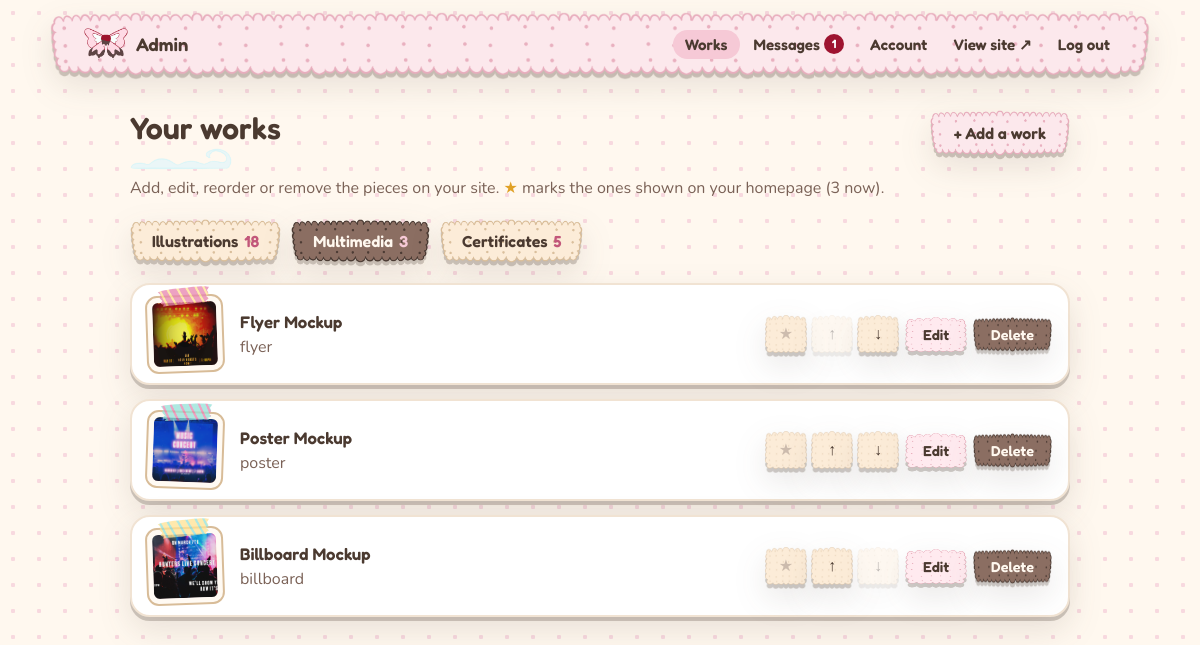
The page /admin/index.php?section=multimedia (signed in) on the database its author committed.
### tables this page shows
CREATE TABLE works (
      id          INTEGER PRIMARY KEY AUTOINCREMENT,
      section     TEXT    NOT NULL,
      category    TEXT    NOT NULL DEFAULT '',
      tag         TEXT    NOT NULL DEFAULT '',
      title       TEXT    NOT NULL,
      description TEXT    NOT NULL DEFAULT '',
      image       TEXT    NOT NULL,
      contain     INTEGER NOT NULL DEFAULT 0,
      featured    INTEGER NOT NULL DEFAULT 0,
      home_sort   INTEGER NOT NULL DEFAULT 0,
      sort        INTEGER NOT NULL DEFAULT 0,
      created_at  TEXT    NOT NULL DEFAULT CURRENT_TIMESTAMP
    );

### includes/functions.php (called while the page is built, shortened)
<?php
require_once __DIR__ . '/db.php';
function h(?string $s): string
{
  return htmlspecialchars((string) $s, ENT_QUOTES, 'UTF-8');
}
function works_in(string $section): array
{
  $q = db()->prepare('SELECT * FROM works WHERE section = ? ORDER BY sort, id');
  $q->execute([$section]);
  return $q->fetchAll();
}
function featured_works(): array
{
  return db()->query('SELECT * FROM works WHERE featured = 1 ORDER BY home_sort, id')->fetchAll();
}
function section_counts(): array
{
  $counts = array_fill_keys(array_keys(SECTIONS), 0);
  foreach (db()->query('SELECT section, COUNT(*) AS n FROM works GROUP BY section') as $row) {
    if (isset($counts[$row['section']])) $counts[$row['section']] = (int) $row['n'];
  }
  return $counts;
}
function asset_version(): string
{
  return '43';
}

### includes/db.php (called while the page is built, shortened)
<?php
function db(): PDO
{
  static $pdo = null;
  if ($pdo) return $pdo;
  $pdo = new PDO('sqlite:' . DB_FILE);
  $pdo->setAttribute(PDO::ATTR_ERRMODE, PDO::ERRMODE_EXCEPTION);
  $pdo->setAttribute(PDO::ATTR_DEFAULT_FETCH_MODE, PDO::FETCH_ASSOC);
  $pdo->exec('PRAGMA foreign_keys = ON');
  $pdo->exec("
    CREATE TABLE IF NOT EXISTS works (
      id          INTEGER PRIMARY KEY AUTOINCREMENT,
      section     TEXT    NOT NULL,
      category    TEXT    NOT NULL DEFAULT '',
      tag         TEXT    NOT NULL DEFAULT '',
      title       TEXT    NOT NULL,
      description TEXT    NOT NULL DEFAULT '',
      image       TEXT    NOT NULL,
      contain     INTEGER NOT NULL DEFAULT 0,
      featured    INTEGER NOT NULL DEFAULT 0,
      home_sort   INTEGER NOT NULL DEFAULT 0,
      sort        INTEGER NOT NULL DEFAULT 0,
      created_at  TEXT    NOT NULL DEFAULT CURRENT_TIMESTAMP
    );
    CREATE TABLE IF NOT EXISTS messages (
      id         INTEGER PRIMARY KEY AUTOINCREMENT,
      name       TEXT    NOT NULL,
      email      TEXT    NOT NULL,
      subject    TEXT    NOT NULL DEFAULT '',
      message    TEXT    NOT NULL,
      ip_hash    TEXT    NOT NULL DEFAULT '',
      is_read    INTEGER NOT NULL DEFAULT 0,
      created_at TEXT    NOT NULL DEFAULT CURRENT_TIMESTAMP
    );
    CREATE TABLE IF NOT EXISTS admins (
      id            INTEGER PRIMARY KEY AUTOINCREMENT,
      username      TEXT    NOT NULL UNIQUE,
      password_hash TEXT    NOT NULL,
      created_at    TEXT    NOT NULL DEFAULT CURRENT_TIMESTAMP
    );
    CREATE TABLE IF NOT EXISTS login_attempts (
      ip_hash      TEXT NOT NULL,
      attempted_at INTEGER NOT NULL
    );
    CREATE TABLE IF NOT EXISTS meta (
      key   TEXT PRIMARY KEY,
      value TEXT NOT NULL
    );
  ");
  return $pdo;
}

### admin/index.php (the view, shortened to what this page needs)
<?php
require __DIR__ . '/bootstrap.php';
$counts = section_counts();
$tab = isset(SECTIONS[$_GET['section'] ?? '']) ? $_GET['section'] : 'illustrations';
$works = works_in($tab);
$featuredCount = count(featured_works());
admin_header('Works', 'works');
?>
      <div class="page-head">
        <div>
          <h1>Your works</h1>
          <p class="muted" data-live="intro">Add, edit, reorder or remove the pieces on your site. <span class="star on">★</span> marks the ones shown on your homepage (<?= $featuredCount ?> now).</p>
        </div>
        <a class="btn" href="work.php?section=<?= h($tab) ?>">+ Add a work</a>
      </div>
      <nav class="tabs" data-live="tabs">
<?php foreach (SECTIONS as $key => $s): ?>
        <a href="?section=<?= h($key) ?>"<?= $key === $tab ? ' class="on"' : '' ?>><?= h($s['name']) ?> <span><?= $counts[$key] ?></span></a>
<?php endforeach; ?>
      </nav>
      <div data-live="works">
<?php if (!$works): ?>
      <p class="empty"><img src="../images/assets/Folder_biscuit.png" alt="" />No <?= h(strtolower(SECTIONS[$tab]['name'])) ?> yet. <a href="work.php?section=<?= h($tab) ?>">Add the first one</a>.</p>
<?php else: ?>
      <ul class="work-list">
<?php foreach ($works as $i => $w): ?>
        <li>
          <span class="thumb"><img src="../<?= h($w['image']) ?>" alt="" class="<?= $w['contain'] ? 'contain' : '' ?>" loading="lazy" /></span>
          <div class="info">
            <strong><?= h($w['title']) ?></strong>
            <span class="muted"><?= h($w['tag'] ?: '—') ?></span>
          </div>
          <div class="actions">
            <form method="post" action="action.php" data-ajax>
              <button name="do" value="feature" class="icon star<?= $w['featured'] ? ' on' : '' ?>" title="<?= $w['featured'] ? 'Remove from homepage' : 'Show on homepage' ?>">★</button>
              <button name="do" value="up" class="icon" title="Move up"<?= $i === 0 ? ' disabled' : '' ?>>↑</button>
              <button name="do" value="down" class="icon" title="Move down"<?= $i === count($works) - 1 ? ' disabled' : '' ?>>↓</button>
            </form>
            <a class="btn btn--small" href="work.php?id=<?= (int) $w['id'] ?>">Edit</a>
            <form method="post" action="action.php" data-ajax data-confirm="Delete “<?= h($w['title']) ?>”? This can't be undone.">
              <button name="do" value="delete" class="btn btn--small btn--danger">Delete</button>
            </form>
          </div>
        </li>
<?php endforeach; ?>
      </ul>
<?php endif; ?>
      </div>
<?php admin_footer(); ?>

### admin/bootstrap.php (shortened to what this page needs)
<?php
require_once __DIR__ . '/../includes/functions.php';
function current_admin(): ?array
{
  $q = db()->prepare('SELECT id, username FROM admins WHERE id = ?');
  $q->execute([$_SESSION['admin_id']]);
  return $q->fetch() ?: null;
}
function csrf_token(): string
{
  return $_SESSION['csrf'];
}
function csrf_field(): string
{
  return '<input type="hidden" name="csrf" value="' . csrf_token() . '" />';
}
function unread_count(): int
{
  return (int) db()->query('SELECT COUNT(*) FROM messages WHERE is_read = 0')->fetchColumn();
}
function admin_header(string $title, string $nav = ''): void
{
  $admin = current_admin();
  $unread = $admin ? unread_count() : 0;
  ?>
<!DOCTYPE html>
<html lang="en">
  <head>
    <link rel="stylesheet" href="admin.css?v=<?= asset_version() ?>" />
  </head>
  <body>
<?php if ($admin): ?>
    <header class="topbar">
      <a class="brand" href="index.php"><img src="../images/assets/Strawberry_ribbon.png" alt="" /> Admin</a>
      <nav>
        <a href="index.php"<?= $nav === 'works' ? ' class="on"' : '' ?>>Works</a>
        <a href="messages.php"<?= $nav === 'messages' ? ' class="on"' : '' ?>>Messages <span class="badge" data-live="badge"><?= $unread ?: '' ?></span></a>
        <a href="account.php"<?= $nav === 'account' ? ' class="on"' : '' ?>>Account</a>
        <a href="../index.php" target="_blank" rel="noopener">View site ↗</a>
        <form method="post" action="logout.php"><?= csrf_field() ?><button type="submit" class="link">Log out</button></form>
      </nav>
    </header>
<?php endif; ?>
    <main class="page">
<?php endif;
}
function admin_footer(): void
{
  ?>
    </main>
  </body>
</html>
<?php
}

### rows shown on the page
works: image (picture), title "Flyer Mockup", tag "flyer"
works: image (picture), title "Poster Mockup", tag "poster"
works: image (picture), title "Billboard Mockup", tag "billboard"

### other values the page prints
$unread ?: '' "1"
$featuredCount "3"
$s['name'] "Illustrations"
$counts[$key] "18"
$s['name'] "Multimedia"
$counts[$key] "3"
$s['name'] "Certificates"
$counts[$key] "5"
